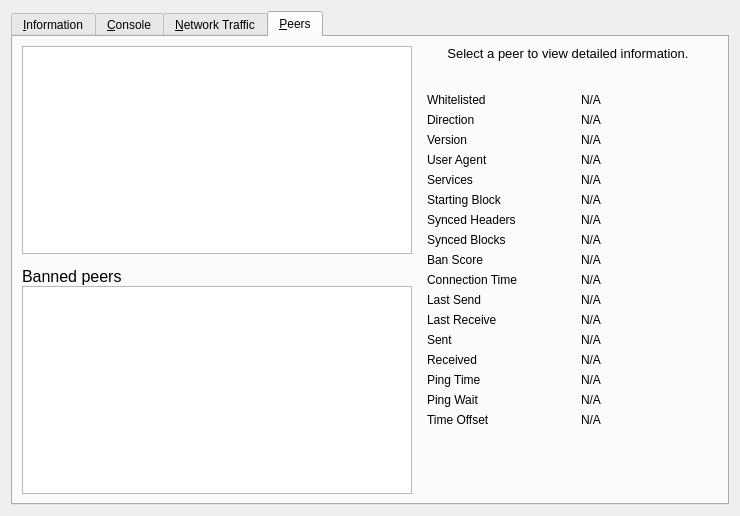
<?xml version="1.0" encoding="UTF-8"?>
<ui version="4.0">
 <class>RPCConsole</class>
 <widget class="QWidget" name="RPCConsole">
  <property name="geometry">
   <rect>
    <x>0</x>
    <y>0</y>
    <width>740</width>
    <height>516</height>
   </rect>
  </property>
  <property name="windowTitle">
   <string>Debug window</string>
  </property>
  <layout class="QVBoxLayout" name="verticalLayout_2">
   <item>
    <widget class="QTabWidget" name="tabWidget">
     <property name="currentIndex">
      <number>3</number>
     </property>
     <widget class="QWidget" name="tab_info">
      <attribute name="title">
       <string>&amp;Information</string>
      </attribute>
      <layout class="QGridLayout" name="gridLayout" columnstretch="0,1,0">
       <property name="horizontalSpacing">
        <number>12</number>
       </property>
       <item row="0" column="0">
        <widget class="QLabel" name="label_9">
         <property name="font">
          <font>
           <weight>75</weight>
           <bold>true</bold>
          </font>
         </property>
         <property name="text">
          <string>General</string>
         </property>
        </widget>
       </item>
       <item row="1" column="0">
        <widget class="QLabel" name="label_5">
         <property name="text">
          <string>Client name</string>
         </property>
        </widget>
       </item>
       <item row="1" column="1" colspan="2">
        <widget class="QLabel" name="clientName">
         <property name="cursor">
          <cursorShape>IBeamCursor</cursorShape>
         </property>
         <property name="text">
          <string>N/A</string>
         </property>
         <property name="textFormat">
          <enum>Qt::PlainText</enum>
         </property>
         <property name="textInteractionFlags">
          <set>Qt::LinksAccessibleByMouse|Qt::TextSelectableByKeyboard|Qt::TextSelectableByMouse</set>
         </property>
        </widget>
       </item>
       <item row="2" column="0">
        <widget class="QLabel" name="label_6">
         <property name="text">
          <string>Client version</string>
         </property>
        </widget>
       </item>
       <item row="2" column="1" colspan="2">
        <widget class="QLabel" name="clientVersion">
         <property name="cursor">
          <cursorShape>IBeamCursor</cursorShape>
         </property>
         <property name="text">
          <string>N/A</string>
         </property>
         <property name="textFormat">
          <enum>Qt::PlainText</enum>
         </property>
         <property name="textInteractionFlags">
          <set>Qt::LinksAccessibleByMouse|Qt::TextSelectableByKeyboard|Qt::TextSelectableByMouse</set>
         </property>
        </widget>
       </item>
       <item row="3" column="0">
        <widget class="QLabel" name="labelClientUserAgent">
         <property name="text">
          <string>User Agent</string>
         </property>
         <property name="indent">
          <number>10</number>
         </property>
        </widget>
       </item>
       <item row="3" column="1" colspan="2">
        <widget class="QLabel" name="clientUserAgent">
         <property name="cursor">
          <cursorShape>IBeamCursor</cursorShape>
         </property>
         <property name="text">
          <string>N/A</string>
         </property>
         <property name="textFormat">
          <enum>Qt::PlainText</enum>
         </property>
         <property name="textInteractionFlags">
          <set>Qt::LinksAccessibleByMouse|Qt::TextSelectableByKeyboard|Qt::TextSelectableByMouse</set>
         </property>
        </widget>
       </item>
       <item row="4" column="0">
        <widget class="QLabel" name="label_berkeleyDBVersion">
         <property name="text">
          <string>Using BerkeleyDB version</string>
         </property>
         <property name="indent">
          <number>10</number>
         </property>
        </widget>
       </item>
       <item row="4" column="1" colspan="2">
        <widget class="QLabel" name="berkeleyDBVersion">
         <property name="cursor">
          <cursorShape>IBeamCursor</cursorShape>
         </property>
         <property name="text">
          <string>N/A</string>
         </property>
         <property name="textFormat">
          <enum>Qt::PlainText</enum>
         </property>
         <property name="textInteractionFlags">
          <set>Qt::LinksAccessibleByMouse|Qt::TextSelectableByKeyboard|Qt::TextSelectableByMouse</set>
         </property>
        </widget>
       </item>
       <item row="5" column="0">
        <widget class="QLabel" name="label_12">
         <property name="text">
          <string>Build date</string>
         </property>
        </widget>
       </item>
       <item row="5" column="1" colspan="2">
        <widget class="QLabel" name="buildDate">
         <property name="cursor">
          <cursorShape>IBeamCursor</cursorShape>
         </property>
         <property name="text">
          <string>N/A</string>
         </property>
         <property name="textFormat">
          <enum>Qt::PlainText</enum>
         </property>
         <property name="textInteractionFlags">
          <set>Qt::LinksAccessibleByMouse|Qt::TextSelectableByKeyboard|Qt::TextSelectableByMouse</set>
         </property>
        </widget>
       </item>
       <item row="6" column="0">
        <widget class="QLabel" name="label_13">
         <property name="text">
          <string>Startup time</string>
         </property>
        </widget>
       </item>
       <item row="6" column="1" colspan="2">
        <widget class="QLabel" name="startupTime">
         <property name="cursor">
          <cursorShape>IBeamCursor</cursorShape>
         </property>
         <property name="text">
          <string>N/A</string>
         </property>
         <property name="textFormat">
          <enum>Qt::PlainText</enum>
         </property>
         <property name="textInteractionFlags">
          <set>Qt::LinksAccessibleByMouse|Qt::TextSelectableByKeyboard|Qt::TextSelectableByMouse</set>
         </property>
        </widget>
       </item>
       <item row="7" column="0">
        <widget class="QLabel" name="labelNetwork">
         <property name="font">
          <font>
           <weight>75</weight>
           <bold>true</bold>
          </font>
         </property>
         <property name="text">
          <string>Network</string>
         </property>
        </widget>
       </item>
       <item row="8" column="0">
        <widget class="QLabel" name="label_8">
         <property name="text">
          <string>Name</string>
         </property>
        </widget>
       </item>
       <item row="8" column="1" colspan="2">
        <widget class="QLabel" name="networkName">
         <property name="cursor">
          <cursorShape>IBeamCursor</cursorShape>
         </property>
         <property name="text">
          <string>N/A</string>
         </property>
         <property name="textFormat">
          <enum>Qt::PlainText</enum>
         </property>
         <property name="textInteractionFlags">
          <set>Qt::LinksAccessibleByMouse|Qt::TextSelectableByKeyboard|Qt::TextSelectableByMouse</set>
         </property>
        </widget>
       </item>
       <item row="9" column="0">
        <widget class="QLabel" name="label_7">
         <property name="text">
          <string>Number of connections</string>
         </property>
        </widget>
       </item>
       <item row="9" column="1" colspan="2">
        <widget class="QLabel" name="numberOfConnections">
         <property name="cursor">
          <cursorShape>IBeamCursor</cursorShape>
         </property>
         <property name="text">
          <string>N/A</string>
         </property>
         <property name="textFormat">
          <enum>Qt::PlainText</enum>
         </property>
         <property name="textInteractionFlags">
          <set>Qt::LinksAccessibleByMouse|Qt::TextSelectableByKeyboard|Qt::TextSelectableByMouse</set>
         </property>
        </widget>
       </item>
       <item row="10" column="0">
        <widget class="QLabel" name="label_10">
         <property name="font">
          <font>
           <weight>75</weight>
           <bold>true</bold>
          </font>
         </property>
         <property name="text">
          <string>Block chain</string>
         </property>
        </widget>
       </item>
       <item row="11" column="0">
        <widget class="QLabel" name="label_3">
         <property name="text">
          <string>Current number of blocks</string>
         </property>
        </widget>
       </item>
       <item row="11" column="1" colspan="2">
        <widget class="QLabel" name="numberOfBlocks">
         <property name="cursor">
          <cursorShape>IBeamCursor</cursorShape>
         </property>
         <property name="text">
          <string>N/A</string>
         </property>
         <property name="textFormat">
          <enum>Qt::PlainText</enum>
         </property>
         <property name="textInteractionFlags">
          <set>Qt::LinksAccessibleByMouse|Qt::TextSelectableByKeyboard|Qt::TextSelectableByMouse</set>
         </property>
        </widget>
       </item>
       <item row="12" column="0">
        <widget class="QLabel" name="labelLastBlockTime">
         <property name="text">
          <string>Last block time</string>
         </property>
        </widget>
       </item>
       <item row="12" column="1" colspan="2">
        <widget class="QLabel" name="lastBlockTime">
         <property name="cursor">
          <cursorShape>IBeamCursor</cursorShape>
         </property>
         <property name="text">
          <string>N/A</string>
         </property>
         <property name="textFormat">
          <enum>Qt::PlainText</enum>
         </property>
         <property name="textInteractionFlags">
          <set>Qt::LinksAccessibleByMouse|Qt::TextSelectableByKeyboard|Qt::TextSelectableByMouse</set>
         </property>
        </widget>
       </item>
       <item row="13" column="0">
        <widget class="QLabel" name="labelMempoolTitle">
         <property name="font">
          <font>
           <weight>75</weight>
           <bold>true</bold>
          </font>
         </property>
         <property name="text">
          <string>Memory Pool</string>
         </property>
        </widget>
       </item>
       <item row="14" column="0">
        <widget class="QLabel" name="labelNumberOfTransactions">
         <property name="text">
          <string>Current number of transactions</string>
         </property>
        </widget>
       </item>
       <item row="14" column="1">
        <widget class="QLabel" name="mempoolNumberTxs">
         <property name="cursor">
          <cursorShape>IBeamCursor</cursorShape>
         </property>
         <property name="text">
          <string>N/A</string>
         </property>
         <property name="textFormat">
          <enum>Qt::PlainText</enum>
         </property>
         <property name="textInteractionFlags">
          <set>Qt::LinksAccessibleByMouse|Qt::TextSelectableByKeyboard|Qt::TextSelectableByMouse</set>
         </property>
        </widget>
       </item>
       <item row="15" column="0">
        <widget class="QLabel" name="labelMemoryUsage">
         <property name="text">
          <string>Memory usage</string>
         </property>
        </widget>
       </item>
       <item row="15" column="1">
        <widget class="QLabel" name="mempoolSize">
         <property name="cursor">
          <cursorShape>IBeamCursor</cursorShape>
         </property>
         <property name="text">
          <string>N/A</string>
         </property>
         <property name="textFormat">
          <enum>Qt::PlainText</enum>
         </property>
         <property name="textInteractionFlags">
          <set>Qt::LinksAccessibleByMouse|Qt::TextSelectableByKeyboard|Qt::TextSelectableByMouse</set>
         </property>
        </widget>
       </item>
       <item row="13" column="2" rowspan="3">
        <layout class="QVBoxLayout" name="verticalLayoutDebugButton">
         <property name="spacing">
          <number>3</number>
         </property>
         <item>
          <spacer name="verticalSpacer_2">
           <property name="orientation">
            <enum>Qt::Vertical</enum>
           </property>
           <property name="sizeHint" stdset="0">
            <size>
             <width>10</width>
             <height>5</height>
            </size>
           </property>
          </spacer>
         </item>
         <item>
          <widget class="QLabel" name="labelDebugLogfile">
           <property name="text">
            <string>Debug log file</string>
           </property>
          </widget>
         </item>
         <item>
          <widget class="QPushButton" name="openDebugLogfileButton">
           <property name="toolTip">
            <string>Open the Bitcoin Core debug log file from the current data directory. This can take a few seconds for large log files.</string>
           </property>
           <property name="text">
            <string>&amp;Open</string>
           </property>
           <property name="autoDefault">
            <bool>false</bool>
           </property>
          </widget>
         </item>
        </layout>
       </item>
       <item row="16" column="0">
        <spacer name="verticalSpacer">
         <property name="orientation">
          <enum>Qt::Vertical</enum>
         </property>
         <property name="sizeHint" stdset="0">
          <size>
           <width>20</width>
           <height>40</height>
          </size>
         </property>
        </spacer>
       </item>
      </layout>
     </widget>
     <widget class="QWidget" name="tab_console">
      <attribute name="title">
       <string>&amp;Console</string>
      </attribute>
      <layout class="QVBoxLayout" name="verticalLayout_3">
       <property name="spacing">
        <number>3</number>
       </property>
       <item>
        <widget class="QTextEdit" name="messagesWidget">
         <property name="minimumSize">
          <size>
           <width>0</width>
           <height>100</height>
          </size>
         </property>
         <property name="readOnly">
          <bool>true</bool>
         </property>
         <property name="tabKeyNavigation" stdset="0">
          <bool>false</bool>
         </property>
         <property name="columnCount" stdset="0">
          <number>2</number>
         </property>
        </widget>
       </item>
       <item>
        <layout class="QHBoxLayout" name="horizontalLayout">
         <property name="spacing">
          <number>3</number>
         </property>
         <item>
          <widget class="QLabel" name="label">
           <property name="text">
            <string notr="true">&gt;</string>
           </property>
          </widget>
         </item>
         <item>
          <widget class="QLineEdit" name="lineEdit"/>
         </item>
         <item>
          <widget class="QPushButton" name="clearButton">
           <property name="maximumSize">
            <size>
             <width>24</width>
             <height>24</height>
            </size>
           </property>
           <property name="toolTip">
            <string>Clear console</string>
           </property>
           <property name="text">
            <string/>
           </property>
           <property name="icon">
            <iconset>
             <normaloff>:/icons/remove</normaloff>:/icons/remove</iconset>
           </property>
           <property name="shortcut">
            <string notr="true">Ctrl+L</string>
           </property>
           <property name="autoDefault">
            <bool>false</bool>
           </property>
          </widget>
         </item>
        </layout>
       </item>
      </layout>
     </widget>
     <widget class="QWidget" name="tab_nettraffic">
      <attribute name="title">
       <string>&amp;Network Traffic</string>
      </attribute>
      <layout class="QHBoxLayout" name="horizontalLayout_3">
       <item>
        <layout class="QVBoxLayout" name="verticalLayout_4">
         <item>
          <widget class="TrafficGraphWidget" name="trafficGraph" native="true">
           <property name="sizePolicy">
            <sizepolicy hsizetype="Expanding" vsizetype="Expanding">
             <horstretch>0</horstretch>
             <verstretch>0</verstretch>
            </sizepolicy>
           </property>
          </widget>
         </item>
         <item>
          <layout class="QHBoxLayout" name="horizontalLayout_2">
           <item>
            <widget class="QSlider" name="sldGraphRange">
             <property name="minimum">
              <number>1</number>
             </property>
             <property name="maximum">
              <number>288</number>
             </property>
             <property name="pageStep">
              <number>12</number>
             </property>
             <property name="value">
              <number>6</number>
             </property>
             <property name="orientation">
              <enum>Qt::Horizontal</enum>
             </property>
            </widget>
           </item>
           <item>
            <widget class="QLabel" name="lblGraphRange">
             <property name="minimumSize">
              <size>
               <width>100</width>
               <height>0</height>
              </size>
             </property>
             <property name="alignment">
              <set>Qt::AlignCenter</set>
             </property>
            </widget>
           </item>
           <item>
            <widget class="QPushButton" name="btnClearTrafficGraph">
             <property name="text">
              <string>&amp;Clear</string>
             </property>
             <property name="autoDefault">
              <bool>false</bool>
             </property>
            </widget>
           </item>
          </layout>
         </item>
        </layout>
       </item>
       <item>
        <layout class="QVBoxLayout" name="verticalLayout">
         <item>
          <widget class="QGroupBox" name="groupBox">
           <property name="title">
            <string>Totals</string>
           </property>
           <layout class="QVBoxLayout" name="verticalLayout_5">
            <item>
             <layout class="QHBoxLayout" name="horizontalLayout_4">
              <item>
               <widget class="Line" name="line">
                <property name="sizePolicy">
                 <sizepolicy hsizetype="Fixed" vsizetype="Fixed">
                  <horstretch>0</horstretch>
                  <verstretch>0</verstretch>
                 </sizepolicy>
                </property>
                <property name="minimumSize">
                 <size>
                  <width>10</width>
                  <height>0</height>
                 </size>
                </property>
                <property name="palette">
                 <palette>
                  <active>
                   <colorrole role="Light">
                    <brush brushstyle="SolidPattern">
                     <color alpha="255">
                      <red>0</red>
                      <green>255</green>
                      <blue>0</blue>
                     </color>
                    </brush>
                   </colorrole>
                  </active>
                  <inactive>
                   <colorrole role="Light">
                    <brush brushstyle="SolidPattern">
                     <color alpha="255">
                      <red>0</red>
                      <green>255</green>
                      <blue>0</blue>
                     </color>
                    </brush>
                   </colorrole>
                  </inactive>
                  <disabled>
                   <colorrole role="Light">
                    <brush brushstyle="SolidPattern">
                     <color alpha="255">
                      <red>0</red>
                      <green>255</green>
                      <blue>0</blue>
                     </color>
                    </brush>
                   </colorrole>
                  </disabled>
                 </palette>
                </property>
                <property name="orientation">
                 <enum>Qt::Horizontal</enum>
                </property>
               </widget>
              </item>
              <item>
               <widget class="QLabel" name="label_16">
                <property name="text">
                 <string>Received</string>
                </property>
               </widget>
              </item>
              <item>
               <widget class="QLabel" name="lblBytesIn">
                <property name="minimumSize">
                 <size>
                  <width>50</width>
                  <height>0</height>
                 </size>
                </property>
                <property name="alignment">
                 <set>Qt::AlignRight|Qt::AlignTrailing|Qt::AlignVCenter</set>
                </property>
               </widget>
              </item>
             </layout>
            </item>
            <item>
             <layout class="QHBoxLayout" name="horizontalLayout_5">
              <item>
               <widget class="Line" name="line_2">
                <property name="sizePolicy">
                 <sizepolicy hsizetype="Fixed" vsizetype="Fixed">
                  <horstretch>0</horstretch>
                  <verstretch>0</verstretch>
                 </sizepolicy>
                </property>
                <property name="minimumSize">
                 <size>
                  <width>10</width>
                  <height>0</height>
                 </size>
                </property>
                <property name="palette">
                 <palette>
                  <active>
                   <colorrole role="Light">
                    <brush brushstyle="SolidPattern">
                     <color alpha="255">
                      <red>255</red>
                      <green>0</green>
                      <blue>0</blue>
                     </color>
                    </brush>
                   </colorrole>
                  </active>
                  <inactive>
                   <colorrole role="Light">
                    <brush brushstyle="SolidPattern">
                     <color alpha="255">
                      <red>255</red>
                      <green>0</green>
                      <blue>0</blue>
                     </color>
                    </brush>
                   </colorrole>
                  </inactive>
                  <disabled>
                   <colorrole role="Light">
                    <brush brushstyle="SolidPattern">
                     <color alpha="255">
                      <red>255</red>
                      <green>0</green>
                      <blue>0</blue>
                     </color>
                    </brush>
                   </colorrole>
                  </disabled>
                 </palette>
                </property>
                <property name="orientation">
                 <enum>Qt::Horizontal</enum>
                </property>
               </widget>
              </item>
              <item>
               <widget class="QLabel" name="label_17">
                <property name="text">
                 <string>Sent</string>
                </property>
               </widget>
              </item>
              <item>
               <widget class="QLabel" name="lblBytesOut">
                <property name="minimumSize">
                 <size>
                  <width>50</width>
                  <height>0</height>
                 </size>
                </property>
                <property name="alignment">
                 <set>Qt::AlignRight|Qt::AlignTrailing|Qt::AlignVCenter</set>
                </property>
               </widget>
              </item>
             </layout>
            </item>
            <item>
             <spacer name="verticalSpacer_4">
              <property name="orientation">
               <enum>Qt::Vertical</enum>
              </property>
              <property name="sizeHint" stdset="0">
               <size>
                <width>20</width>
                <height>407</height>
               </size>
              </property>
             </spacer>
            </item>
           </layout>
          </widget>
         </item>
        </layout>
       </item>
      </layout>
     </widget>
     <widget class="QWidget" name="tab_peers">
      <attribute name="title">
       <string>&amp;Peers</string>
      </attribute>
      <layout class="QGridLayout" name="gridLayout_2">
       <item row="0" column="0" rowspan="2">
        <layout class="QVBoxLayout" name="verticalLayout_101">
         <property name="spacing">
          <number>0</number>
         </property>
         <item>
          <widget class="QTableView" name="peerWidget">
           <property name="horizontalScrollBarPolicy">
            <enum>Qt::ScrollBarAsNeeded</enum>
           </property>
           <property name="sortingEnabled">
            <bool>true</bool>
           </property>
           <attribute name="horizontalHeaderHighlightSections">
            <bool>false</bool>
           </attribute>
          </widget>
         </item>
         <item>
          <widget class="QLabel" name="banHeading">
           <property name="sizePolicy">
            <sizepolicy hsizetype="Preferred" vsizetype="Minimum">
             <horstretch>0</horstretch>
             <verstretch>0</verstretch>
            </sizepolicy>
           </property>
           <property name="minimumSize">
            <size>
             <width>300</width>
             <height>32</height>
            </size>
           </property>
           <property name="maximumSize">
            <size>
             <width>16777215</width>
             <height>32</height>
            </size>
           </property>
           <property name="font">
            <font>
             <pointsize>12</pointsize>
            </font>
           </property>
           <property name="cursor">
            <cursorShape>IBeamCursor</cursorShape>
           </property>
           <property name="text">
            <string>Banned peers</string>
           </property>
           <property name="alignment">
            <set>Qt::AlignBottom|Qt::AlignLeading|Qt::AlignLeft</set>
           </property>
           <property name="wordWrap">
            <bool>true</bool>
           </property>
           <property name="textInteractionFlags">
            <set>Qt::NoTextInteraction</set>
           </property>
          </widget>
         </item>
         <item>
          <widget class="QTableView" name="banlistWidget">
           <property name="sizePolicy">
            <sizepolicy hsizetype="Expanding" vsizetype="Expanding">
             <horstretch>0</horstretch>
             <verstretch>0</verstretch>
            </sizepolicy>
           </property>
           <property name="horizontalScrollBarPolicy">
            <enum>Qt::ScrollBarAsNeeded</enum>
           </property>
           <property name="sortingEnabled">
            <bool>true</bool>
           </property>
           <attribute name="horizontalHeaderHighlightSections">
            <bool>false</bool>
           </attribute>
          </widget>
         </item>
        </layout>
       </item>
       <item row="0" column="1">
        <widget class="QLabel" name="peerHeading">
         <property name="sizePolicy">
          <sizepolicy hsizetype="Preferred" vsizetype="Minimum">
           <horstretch>0</horstretch>
           <verstretch>0</verstretch>
          </sizepolicy>
         </property>
         <property name="minimumSize">
          <size>
           <width>300</width>
           <height>32</height>
          </size>
         </property>
         <property name="font">
          <font>
           <pointsize>10</pointsize>
          </font>
         </property>
         <property name="cursor">
          <cursorShape>IBeamCursor</cursorShape>
         </property>
         <property name="text">
          <string>Select a peer to view detailed information.</string>
         </property>
         <property name="alignment">
          <set>Qt::AlignHCenter|Qt::AlignTop</set>
         </property>
         <property name="wordWrap">
          <bool>true</bool>
         </property>
         <property name="textInteractionFlags">
          <set>Qt::LinksAccessibleByMouse|Qt::TextSelectableByKeyboard|Qt::TextSelectableByMouse</set>
         </property>
        </widget>
       </item>
       <item row="1" column="1">
        <widget class="QWidget" name="detailWidget" native="true">
         <property name="minimumSize">
          <size>
           <width>300</width>
           <height>0</height>
          </size>
         </property>
         <layout class="QGridLayout" name="gridLayout_3">
          <item row="0" column="0">
           <widget class="QLabel" name="label_30">
            <property name="text">
             <string>Whitelisted</string>
            </property>
           </widget>
          </item>
          <item row="0" column="2">
           <widget class="QLabel" name="peerWhitelisted">
            <property name="cursor">
             <cursorShape>IBeamCursor</cursorShape>
            </property>
            <property name="text">
             <string>N/A</string>
            </property>
            <property name="textFormat">
             <enum>Qt::PlainText</enum>
            </property>
            <property name="textInteractionFlags">
             <set>Qt::LinksAccessibleByMouse|Qt::TextSelectableByKeyboard|Qt::TextSelectableByMouse</set>
            </property>
           </widget>
          </item>
          <item row="1" column="0">
           <widget class="QLabel" name="label_23">
            <property name="text">
             <string>Direction</string>
            </property>
           </widget>
          </item>
          <item row="1" column="2">
           <widget class="QLabel" name="peerDirection">
            <property name="cursor">
             <cursorShape>IBeamCursor</cursorShape>
            </property>
            <property name="text">
             <string>N/A</string>
            </property>
            <property name="textFormat">
             <enum>Qt::PlainText</enum>
            </property>
            <property name="textInteractionFlags">
             <set>Qt::LinksAccessibleByMouse|Qt::TextSelectableByKeyboard|Qt::TextSelectableByMouse</set>
            </property>
           </widget>
          </item>
          <item row="2" column="0">
           <widget class="QLabel" name="label_21">
            <property name="text">
             <string>Version</string>
            </property>
           </widget>
          </item>
          <item row="2" column="2">
           <widget class="QLabel" name="peerVersion">
            <property name="cursor">
             <cursorShape>IBeamCursor</cursorShape>
            </property>
            <property name="text">
             <string>N/A</string>
            </property>
            <property name="textFormat">
             <enum>Qt::PlainText</enum>
            </property>
            <property name="textInteractionFlags">
             <set>Qt::LinksAccessibleByMouse|Qt::TextSelectableByKeyboard|Qt::TextSelectableByMouse</set>
            </property>
           </widget>
          </item>
          <item row="3" column="0">
           <widget class="QLabel" name="label_28">
            <property name="text">
             <string>User Agent</string>
            </property>
           </widget>
          </item>
          <item row="3" column="2">
           <widget class="QLabel" name="peerSubversion">
            <property name="cursor">
             <cursorShape>IBeamCursor</cursorShape>
            </property>
            <property name="text">
             <string>N/A</string>
            </property>
            <property name="textFormat">
             <enum>Qt::PlainText</enum>
            </property>
            <property name="textInteractionFlags">
             <set>Qt::LinksAccessibleByMouse|Qt::TextSelectableByKeyboard|Qt::TextSelectableByMouse</set>
            </property>
           </widget>
          </item>
          <item row="4" column="0">
           <widget class="QLabel" name="label_4">
            <property name="text">
             <string>Services</string>
            </property>
           </widget>
          </item>
          <item row="4" column="2">
           <widget class="QLabel" name="peerServices">
            <property name="cursor">
             <cursorShape>IBeamCursor</cursorShape>
            </property>
            <property name="text">
             <string>N/A</string>
            </property>
            <property name="textFormat">
             <enum>Qt::PlainText</enum>
            </property>
            <property name="textInteractionFlags">
             <set>Qt::LinksAccessibleByMouse|Qt::TextSelectableByKeyboard|Qt::TextSelectableByMouse</set>
            </property>
           </widget>
          </item>
          <item row="5" column="0">
           <widget class="QLabel" name="label_29">
            <property name="text">
             <string>Starting Block</string>
            </property>
           </widget>
          </item>
          <item row="5" column="2">
           <widget class="QLabel" name="peerHeight">
            <property name="cursor">
             <cursorShape>IBeamCursor</cursorShape>
            </property>
            <property name="text">
             <string>N/A</string>
            </property>
            <property name="textFormat">
             <enum>Qt::PlainText</enum>
            </property>
            <property name="textInteractionFlags">
             <set>Qt::LinksAccessibleByMouse|Qt::TextSelectableByKeyboard|Qt::TextSelectableByMouse</set>
            </property>
           </widget>
          </item>
          <item row="6" column="0">
           <widget class="QLabel" name="label_27">
            <property name="text">
             <string>Synced Headers</string>
            </property>
           </widget>
          </item>
          <item row="6" column="2">
           <widget class="QLabel" name="peerSyncHeight">
            <property name="cursor">
             <cursorShape>IBeamCursor</cursorShape>
            </property>
            <property name="text">
             <string>N/A</string>
            </property>
            <property name="textFormat">
             <enum>Qt::PlainText</enum>
            </property>
            <property name="textInteractionFlags">
             <set>Qt::LinksAccessibleByMouse|Qt::TextSelectableByKeyboard|Qt::TextSelectableByMouse</set>
            </property>
           </widget>
          </item>
          <item row="7" column="0">
           <widget class="QLabel" name="label_25">
            <property name="text">
             <string>Synced Blocks</string>
            </property>
           </widget>
          </item>
          <item row="7" column="2">
           <widget class="QLabel" name="peerCommonHeight">
            <property name="cursor">
             <cursorShape>IBeamCursor</cursorShape>
            </property>
            <property name="text">
             <string>N/A</string>
            </property>
            <property name="textFormat">
             <enum>Qt::PlainText</enum>
            </property>
            <property name="textInteractionFlags">
             <set>Qt::LinksAccessibleByMouse|Qt::TextSelectableByKeyboard|Qt::TextSelectableByMouse</set>
            </property>
           </widget>
          </item>
          <item row="8" column="0">
           <widget class="QLabel" name="label_24">
            <property name="text">
             <string>Ban Score</string>
            </property>
           </widget>
          </item>
          <item row="8" column="2">
           <widget class="QLabel" name="peerBanScore">
            <property name="cursor">
             <cursorShape>IBeamCursor</cursorShape>
            </property>
            <property name="text">
             <string>N/A</string>
            </property>
            <property name="textFormat">
             <enum>Qt::PlainText</enum>
            </property>
            <property name="textInteractionFlags">
             <set>Qt::LinksAccessibleByMouse|Qt::TextSelectableByKeyboard|Qt::TextSelectableByMouse</set>
            </property>
           </widget>
          </item>
          <item row="9" column="0">
           <widget class="QLabel" name="label_22">
            <property name="text">
             <string>Connection Time</string>
            </property>
           </widget>
          </item>
          <item row="9" column="2">
           <widget class="QLabel" name="peerConnTime">
            <property name="cursor">
             <cursorShape>IBeamCursor</cursorShape>
            </property>
            <property name="text">
             <string>N/A</string>
            </property>
            <property name="textFormat">
             <enum>Qt::PlainText</enum>
            </property>
            <property name="textInteractionFlags">
             <set>Qt::LinksAccessibleByMouse|Qt::TextSelectableByKeyboard|Qt::TextSelectableByMouse</set>
            </property>
           </widget>
          </item>
          <item row="10" column="0">
           <widget class="QLabel" name="label_15">
            <property name="text">
             <string>Last Send</string>
            </property>
           </widget>
          </item>
          <item row="10" column="2">
           <widget class="QLabel" name="peerLastSend">
            <property name="cursor">
             <cursorShape>IBeamCursor</cursorShape>
            </property>
            <property name="text">
             <string>N/A</string>
            </property>
            <property name="textFormat">
             <enum>Qt::PlainText</enum>
            </property>
            <property name="textInteractionFlags">
             <set>Qt::LinksAccessibleByMouse|Qt::TextSelectableByKeyboard|Qt::TextSelectableByMouse</set>
            </property>
           </widget>
          </item>
          <item row="11" column="0">
           <widget class="QLabel" name="label_19">
            <property name="text">
             <string>Last Receive</string>
            </property>
           </widget>
          </item>
          <item row="11" column="2">
           <widget class="QLabel" name="peerLastRecv">
            <property name="cursor">
             <cursorShape>IBeamCursor</cursorShape>
            </property>
            <property name="text">
             <string>N/A</string>
            </property>
            <property name="textFormat">
             <enum>Qt::PlainText</enum>
            </property>
            <property name="textInteractionFlags">
             <set>Qt::LinksAccessibleByMouse|Qt::TextSelectableByKeyboard|Qt::TextSelectableByMouse</set>
            </property>
           </widget>
          </item>
          <item row="12" column="0">
           <widget class="QLabel" name="label_18">
            <property name="text">
             <string>Sent</string>
            </property>
           </widget>
          </item>
          <item row="12" column="2">
           <widget class="QLabel" name="peerBytesSent">
            <property name="cursor">
             <cursorShape>IBeamCursor</cursorShape>
            </property>
            <property name="text">
             <string>N/A</string>
            </property>
            <property name="textFormat">
             <enum>Qt::PlainText</enum>
            </property>
            <property name="textInteractionFlags">
             <set>Qt::LinksAccessibleByMouse|Qt::TextSelectableByKeyboard|Qt::TextSelectableByMouse</set>
            </property>
           </widget>
          </item>
          <item row="13" column="0">
           <widget class="QLabel" name="label_20">
            <property name="text">
             <string>Received</string>
            </property>
           </widget>
          </item>
          <item row="13" column="2">
           <widget class="QLabel" name="peerBytesRecv">
            <property name="cursor">
             <cursorShape>IBeamCursor</cursorShape>
            </property>
            <property name="text">
             <string>N/A</string>
            </property>
            <property name="textFormat">
             <enum>Qt::PlainText</enum>
            </property>
            <property name="textInteractionFlags">
             <set>Qt::LinksAccessibleByMouse|Qt::TextSelectableByKeyboard|Qt::TextSelectableByMouse</set>
            </property>
           </widget>
          </item>
          <item row="14" column="0">
           <widget class="QLabel" name="label_26">
            <property name="text">
             <string>Ping Time</string>
            </property>
           </widget>
          </item>
          <item row="14" column="2">
           <widget class="QLabel" name="peerPingTime">
            <property name="cursor">
             <cursorShape>IBeamCursor</cursorShape>
            </property>
            <property name="text">
             <string>N/A</string>
            </property>
            <property name="textFormat">
             <enum>Qt::PlainText</enum>
            </property>
            <property name="textInteractionFlags">
             <set>Qt::LinksAccessibleByMouse|Qt::TextSelectableByKeyboard|Qt::TextSelectableByMouse</set>
            </property>
           </widget>
          </item>
          <item row="15" column="0">
           <widget class="QLabel" name="peerPingWaitLabel">
            <property name="toolTip">
             <string>The duration of a currently outstanding ping.</string>
            </property>
            <property name="text">
             <string>Ping Wait</string>
            </property>
           </widget>
          </item>
          <item row="15" column="2">
           <widget class="QLabel" name="peerPingWait">
            <property name="cursor">
             <cursorShape>IBeamCursor</cursorShape>
            </property>
            <property name="text">
             <string>N/A</string>
            </property>
            <property name="textFormat">
             <enum>Qt::PlainText</enum>
            </property>
            <property name="textInteractionFlags">
             <set>Qt::LinksAccessibleByMouse|Qt::TextSelectableByKeyboard|Qt::TextSelectableByMouse</set>
            </property>
           </widget>
          </item>
          <item row="16" column="0">
           <widget class="QLabel" name="label_timeoffset">
            <property name="text">
             <string>Time Offset</string>
            </property>
           </widget>
          </item>
          <item row="16" column="2">
           <widget class="QLabel" name="timeoffset">
            <property name="cursor">
             <cursorShape>IBeamCursor</cursorShape>
            </property>
            <property name="text">
             <string>N/A</string>
            </property>
            <property name="textFormat">
             <enum>Qt::PlainText</enum>
            </property>
            <property name="textInteractionFlags">
             <set>Qt::LinksAccessibleByMouse|Qt::TextSelectableByKeyboard|Qt::TextSelectableByMouse</set>
            </property>
           </widget>
          </item>
          <item row="17" column="1">
           <spacer name="verticalSpacer_3">
            <property name="orientation">
             <enum>Qt::Vertical</enum>
            </property>
            <property name="sizeHint" stdset="0">
             <size>
              <width>20</width>
              <height>40</height>
             </size>
            </property>
           </spacer>
          </item>
         </layout>
        </widget>
       </item>
      </layout>
     </widget>
    </widget>
   </item>
  </layout>
 </widget>
 <customwidgets>
  <customwidget>
   <class>TrafficGraphWidget</class>
   <extends>QWidget</extends>
   <header>trafficgraphwidget.h</header>
   <container>1</container>
   <slots>
    <slot>clear()</slot>
   </slots>
  </customwidget>
 </customwidgets>
 <resources/>
 <connections/>
</ui>
